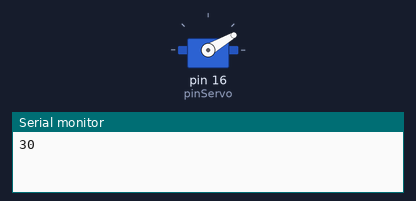
The sketch below on a simulated Arduino Uno, built with avr-gcc and run on an emulated ATmega328P. Parts: servo, the last lines printed to the serial monitor.

Above: at 0.05 s.
At 3.0 s:
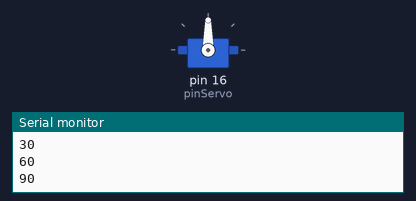
At 6.0 s:
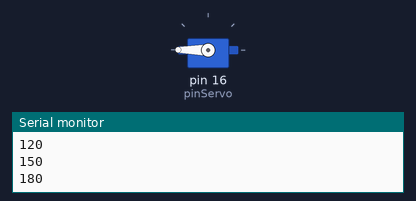
At 12.0 s:
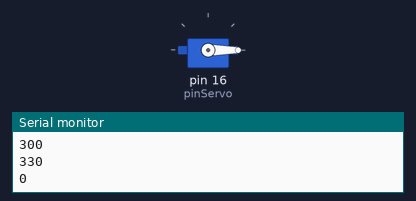
Timing chart, 0 to 15.6 s (numbered marks = the images above):
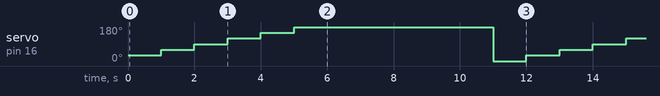

Measured:
- by itself, servo on pin 16 (pinServo): repeats every 12.0 s: 90° 1.0 s, 120° 1.0 s, 150° 1.0 s, 180° 6.0 s, 0° 1.0 s, 30° 1.0 s, 60° 1.0 s

The sketch:

arduino-automatic-fish-feeder.ino
```cpp
#include <Servo.h>
Servo servo;
#define pinServo 16

int derajat = 0;

void setup() {
  Serial.begin (9600);
  servo.attach(pinServo);
  servo.write(90);
}

void loop() {

  derajat = (derajat + 30) % 360;
  servo.write(derajat);
  Serial.println(derajat);
  int nilai = servo.read();
  delay(1000);

}
```
